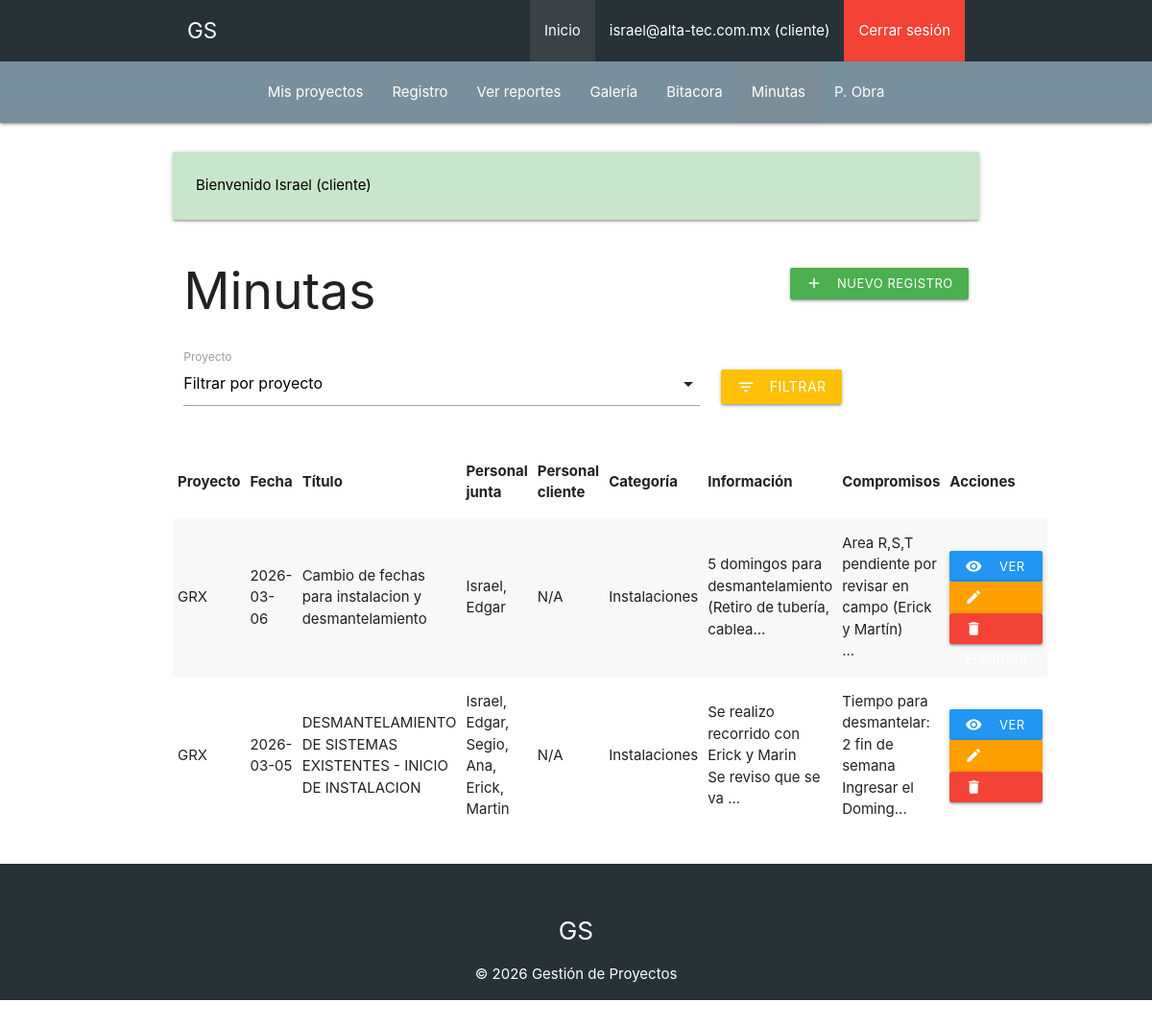
The app's page /minutas (signed in) with its own data.
### tables this page shows
CREATE TABLE `minutas` (
  `id` int NOT NULL AUTO_INCREMENT,
  `proyecto_id` int NOT NULL,
  `fecha` date NOT NULL,
  `tituloJunta` text,
  `personalJunta` text,
  `personalCliente` text,
  `categoriaJunta` text,
  `informacionJunta` text,
  `compromisos` text,
  PRIMARY KEY (`id`)
);

CREATE TABLE `proyectos` (
  `id` int NOT NULL AUTO_INCREMENT,
  `nombre` varchar(255) NOT NULL,
  `ubicacion` varchar(255) NOT NULL,
  `disciplina_id` int NOT NULL,
  `subdisciplina_id` int NOT NULL,
  `fecha_inicio` date NOT NULL,
  `fecha_fin` date DEFAULT NULL,
  PRIMARY KEY (`id`),
  KEY `disciplina_id` (`disciplina_id`),
  KEY `subdisciplina_id` (`subdisciplina_id`),
  CONSTRAINT `proyectos_ibfk_1` FOREIGN KEY (`disciplina_id`) REFERENCES `disciplinas` (`id`),
  CONSTRAINT `proyectos_ibfk_2` FOREIGN KEY (`subdisciplina_id`) REFERENCES `subdisciplinas` (`id`)
);

### controllers/MinutaController.php (called while the page is built, shortened)
<?php
class MinutaController {
    public static function index(Router $router) {
        $idUsuario = idActual();
        if(esAdmin()) {
            $filterProjects = Proyecto::all();
        } else {
            $sql = "SELECT p.* FROM permisos perm JOIN proyectos p ON perm.proyecto_id = p.id " .
                   "WHERE perm.cliente_id = " . intval($idUsuario);
            $filterProjects = Proyecto::consultaSQL($sql);
        }
        $selected = [];
        $query = "SELECT m.*, p.nombre AS proyecto_nombre FROM minutas m " .
                 "LEFT JOIN proyectos p ON m.proyecto_id = p.id";
        $query .= " ORDER BY m.fecha DESC";
        $minutas = Minuta::consultaSQL($query);
        $router->render('minutas/index', [
            'minutas' => $minutas,
            'filterProjects' => $filterProjects,
            'selectedProjects' => $selected
        ]);
    }
}

### public/index.php (called while the page is built, shortened)
<?php
$router = new Router();
$router->get('/', [PaginasController::class, 'index']);
$router->post('/', [PaginasController::class, 'index']);
$router->get('/p-obra', [ActividadObraController::class, 'index']);
$router->get('/p-obra/crear', [ActividadObraController::class, 'crear']);
$router->post('/p-obra/crear', [ActividadObraController::class, 'crear']);
$router->get('/p-obra/editar', [ActividadObraController::class, 'editar']);
$router->post('/p-obra/editar', [ActividadObraController::class, 'editar']);
$router->post('/p-obra/eliminar', [ActividadObraController::class, 'eliminar']);
$router->get('/logout', [AuthController::class, 'logout']);
$router->get('/admin', [AdminController::class, 'index']);
$router->get('/empresas', [EmpresaController::class, 'index']);
$router->get('/empresas/crear', [EmpresaController::class, 'crear']);
$router->post('/empresas/crear', [EmpresaController::class, 'crear']);
$router->get('/empresas/actualizar', [EmpresaController::class, 'actualizar']);
$router->post('/empresas/actualizar', [EmpresaController::class, 'actualizar']);
$router->post('/empresas/eliminar', [EmpresaController::class, 'eliminar']);
$router->get('/permisos', [PermisoController::class, 'index']);
$router->get('/permisos/crear', [PermisoController::class, 'crear']);
$router->post('/permisos/crear', [PermisoController::class, 'crear']);
$router->get('/permisos/actualizar', [PermisoController::class, 'actualizar']);
$router->post('/permisos/actualizar', [PermisoController::class, 'actualizar']);
$router->post('/permisos/eliminar', [PermisoController::class, 'eliminar']);
$router->get('/mis-proyectos', [PermisoController::class, 'misProyectos']);
$router->get('/clientes', [UsuarioController::class, 'index']);
$router->get('/clientes/crear', [UsuarioController::class, 'crear']);
$router->post('/clientes/crear', [UsuarioController::class, 'crear']);
$router->get('/clientes/actualizar', [UsuarioController::class, 'actualizar']);
$router->post('/clientes/actualizar', [UsuarioController::class, 'actualizar']);
$router->post('/clientes/eliminar', [UsuarioController::class, 'eliminar']);
$router->get('/disciplinas', [DisciplinaController::class, 'index']);
$router->get('/disciplinas/crear', [DisciplinaController::class, 'crear']);
$router->post('/disciplinas/crear', [DisciplinaController::class, 'crear']);
$router->get('/disciplinas/actualizar', [DisciplinaController::class, 'actualizar']);
$router->post('/disciplinas/actualizar', [DisciplinaController::class, 'actualizar']);
$router->post('/disciplinas/eliminar', [DisciplinaController::class, 'eliminar']);
$router->get('/subdisciplinas', [SubdisciplinaController::class, 'index']);
$router->get('/subdisciplinas/crear', [SubdisciplinaController::class, 'crear']);
$router->post('/subdisciplinas/crear', [SubdisciplinaController::class, 'crear']);
$router->get('/subdisciplinas/actualizar', [SubdisciplinaController::class, 'actualizar']);
$router->post('/subdisciplinas/actualizar', [SubdisciplinaController::class, 'actualizar']);
$router->post('/subdisciplinas/eliminar', [SubdisciplinaController::class, 'eliminar']);
$router->get('/proyectos', [ProyectoController::class, 'index']);
$router->get('/proyectos/crear', [ProyectoController::class, 'crear']);
$router->post('/proyectos/crear', [ProyectoController::class, 'crear']);
$router->get('/proyectos/actualizar', [ProyectoController::class, 'actualizar']);
$router->post('/proyectos/actualizar', [ProyectoController::class, 'actualizar']);
$router->post('/proyectos/eliminar', [ProyectoController::class, 'eliminar']);
$router->get('/reportes', [ReporteController::class, 'index']);
$router->get('/reportes/crear', [ReporteController::class, 'crear']);
$router->post('/reportes/crear', [ReporteController::class, 'crear']);
$router->get('/reportes/editar', [ReporteController::class, 'editar']);
$router->post('/reportes/editar', [ReporteController::class, 'editar']);
$router->get('/reportes/detalle', [ReporteController::class, 'detalle']);
$router->post('/reportes/eliminar', [ReporteController::class, 'eliminar']);
$router->get('/reportes/galeria', [ReporteController::class, 'galeria']);
$router->get('/categorias', [CategoriaController::class, 'index']);
$router->get('/categorias/crear', [CategoriaController::class, 'crear']);
$router->post('/categorias/crear', [CategoriaController::class, 'crear']);
$router->get('/categorias/actualizar', [CategoriaController::class, 'actualizar']);
$router->post('/categorias/actualizar', [CategoriaController::class, 'actualizar']);
$router->post('/categorias/eliminar', [CategoriaController::class, 'eliminar']);
$router->get('/bitacora', [BitacoraController::class, 'index']);
$router->get('/bitacora/crear', [BitacoraController::class, 'crear']);
$router->post('/bitacora/crear', [BitacoraController::class, 'crear']);
$router->get('/bitacora/editar', [BitacoraController::class, 'editar']);
$router->post('/bitacora/editar', [BitacoraController::class, 'editar']);
$router->post('/bitacora/eliminar', [BitacoraController::class, 'eliminar']);
$router->get('/bitacora/detalle', [BitacoraController::class, 'detalle']);
$router->get('/minutas', [MinutaController::class, 'index']);
$router->get('/minutas/crear', [MinutaController::class, 'crear']);
$router->post('/minutas/crear', [MinutaController::class, 'crear']);
$router->get('/minutas/actualizar', [MinutaController::class, 'actualizar']);
$router->post('/minutas/actualizar', [MinutaController::class, 'actualizar']);
$router->post('/minutas/eliminar', [MinutaController::class, 'eliminar']);
$router->get('/minutas/detalle', [MinutaController::class, 'detalle']);
$router->comprobarRutas();

### includes/funciones.php (called while the page is built, shortened)
<?php
function leerCookieAuth(): ?array {
    $raw = $_COOKIE[AUTH_COOKIE] ?? null;
    $data = json_decode(base64_decode($raw), true);
    return $data;
}
function usuarioActual(): ?string {
    $auth = leerCookieAuth();
    return $auth['correo'] ?? null;
}

### models/ActiveRecord.php (called while the page is built, shortened)
<?php
class ActiveRecord {
    protected static $infoBasedatos;
    public static function confDatabase($baseDatos) {
        self::$infoBasedatos = $baseDatos;
    }
    public static function consultaSQL($query) {
        $resultado = self::$infoBasedatos->query($query);
        $array = [];
        while($registroDB = $resultado->fetch_assoc()) {
            $array[] = static::crearObjeto($registroDB);
        }
        return $array;
    }
    protected static function crearObjeto($registro) {
        $objeto = new static;
        foreach($registro as $key => $value) {
            if(property_exists($objeto, $key)) {
                $objeto->$key = $value;
            }
        }
        return $objeto;
    }
}

### views/minutas/index.php (the view, shortened to what this page needs)
<div class="row valign-wrapper" style="margin-bottom:1rem;">
    <div class="col s12 m6">
        <h2 class="left">Minutas</h2>
    </div>
    <?php if(usuarioActual()): ?>
    <div class="col s12 m6 right-align">
        <a href="/minutas/crear" class="btn green btn-small"><i class="material-icons left">add</i>Nuevo registro</a>
    </div>
    <?php endif; ?>
</div>
<form method="GET" action="/minutas" class="formulario row" style="margin-bottom:1rem;">
    <div class="input-field col s12 m8">
        <label>Proyecto</label>
    </div>
    <div class="col s12 m4" style="margin-top:1.5rem;">
        <button type="submit" class="btn amber"><i class="material-icons left">filter_list</i>Filtrar</button>
    </div>
</form>
<table class="striped highlight responsive-table">
    <thead>
        <tr>
            <th>Proyecto</th>
            <th>Fecha</th>
            <th>Título</th>
            <th>Personal junta</th>
            <th>Personal cliente</th>
            <th>Categoría</th>
            <th>Información</th>
            <th>Compromisos</th>
            <th>Acciones</th>
        </tr>
    </thead>
    <tbody>
        <?php foreach($minutas as $m): ?>
            <tr>
                <td><?php echo htmlspecialchars($m->proyecto_nombre ?? ''); ?></td>
                <td><?php echo $m->fecha; ?></td>
                <td><?php echo htmlspecialchars($m->tituloJunta); ?></td>
                <td><?php echo htmlspecialchars($m->personalJunta); ?></td>
                <td><?php echo htmlspecialchars($m->personalCliente); ?></td>
                <td><?php echo htmlspecialchars($m->categoriaJunta); ?></td>
                <td><?php echo nl2br(htmlspecialchars(
                    strlen($m->informacionJunta) > 60 ? substr($m->informacionJunta,0,60) . '...' : $m->informacionJunta
                )); ?></td>
                <td><?php echo nl2br(htmlspecialchars(
                    strlen($m->compromisos) > 60 ? substr($m->compromisos,0,60) . '...' : $m->compromisos
                )); ?></td>
                <td>
                    <a href="/minutas/detalle?id=<?php echo $m->id; ?>" class="btn blue btn-small"><i class="material-icons left">visibility</i>Ver detalle</a>
                    <a href="/minutas/actualizar?id=<?php echo $m->id; ?>" class="btn amber darken-2 btn-small"><i class="material-icons left">edit</i>Editar</a>
                    <form method="POST" action="/minutas/eliminar" style="display:inline;">
                        <button type="submit" class="btn red btn-small"><i class="material-icons left">delete</i>Eliminar</button>
                    </form>
                </td>
            </tr>
        <?php endforeach; ?>
    </tbody>
</table>

### public/css/custom.css (style rules this page uses)
h2 { margin-top: 2rem; margin-bottom: 1rem; }
.formulario .input-field { margin-bottom: 1.25rem; }
.right-align .btn { margin-left: 0.5rem; }

### records on screen
minutas: proyecto.nombre "GRX", fecha "2026-03-06", tituloJunta "Cambio de fechas para instalacion y desmantelamiento", personalJunta "Israel, Edgar", personalCliente "N/A", categoriaJunta "Instalaciones", informacionJunta "5 domingos para desmantelamiento (Retiro de tubería, cablea...", compromisos "Area R,S,T pendiente por revisar en campo (Erick y Martín) ..."
minutas: proyecto.nombre "GRX", fecha "2026-03-05", tituloJunta "DESMANTELAMIENTO DE SISTEMAS EXISTENTES - INICIO DE INSTALACION", personalJunta "Israel, Edgar, Segio, Ana, Erick, Martin", personalCliente "N/A", categoriaJunta "Instalaciones", informacionJunta "Se realizo recorrido con Erick y Marin Se reviso que se va ...", compromisos "Tiempo para desmantelar: 2 fin de semana Ingresar el Doming..."

### other values on screen
usuarioActual() "israel@alta-tec.com.mx"
rolActual() "cliente"
$textoMensaje "Bienvenido Israel (cliente)"
